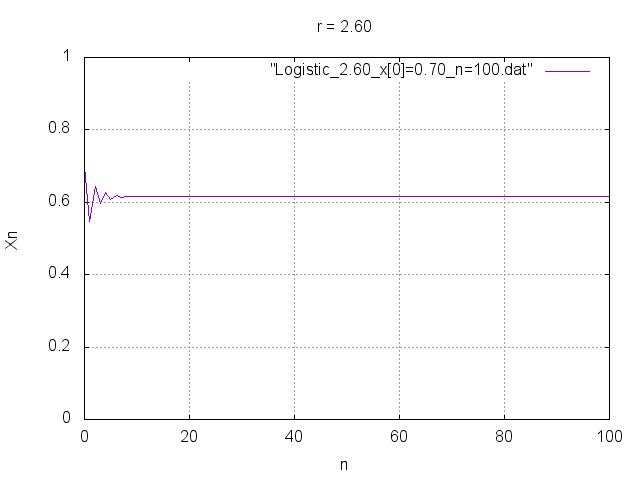

Recreate this plot in gnuplot.
set grid
set title "r = 2.60"

set yrange [0:1]
set xrange [0:100]
set xlabel "n"
set ylabel "Xn"


plot "Logistic_2.60_x[0]=0.70_n=100.dat" with lines
pause 2
set terminal png
set output "Logistic_2.60_x[0]=0.70_n=100.png"
replot
setterminal x11
